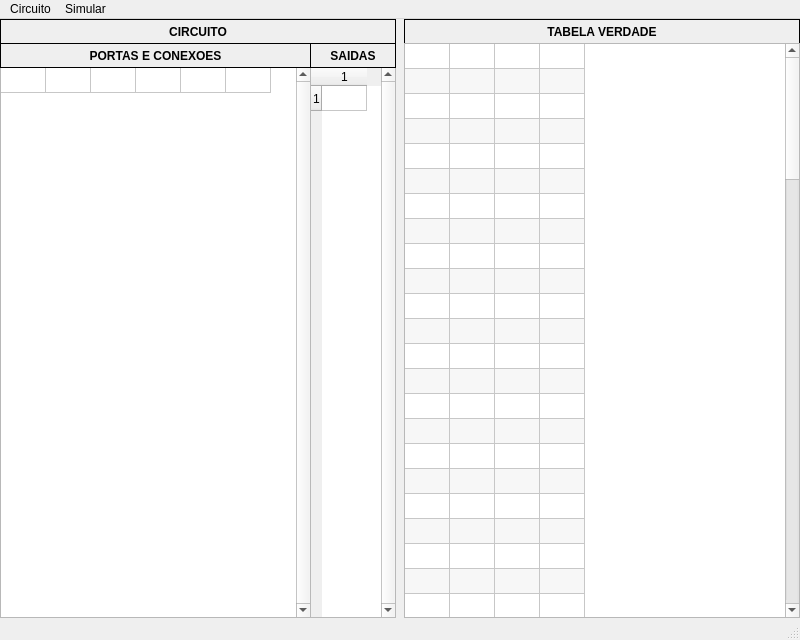
<?xml version="1.0" encoding="UTF-8"?>
<ui version="4.0">
 <class>MainCircuito</class>
 <widget class="QMainWindow" name="MainCircuito">
  <property name="geometry">
   <rect>
    <x>0</x>
    <y>0</y>
    <width>800</width>
    <height>640</height>
   </rect>
  </property>
  <property name="windowTitle">
   <string>Simulador de Circuitos Digitais</string>
  </property>
  <widget class="QWidget" name="centralWidget">
   <widget class="QTableWidget" name="tablePortas">
    <property name="geometry">
     <rect>
      <x>0</x>
      <y>48</y>
      <width>311</width>
      <height>551</height>
     </rect>
    </property>
    <property name="verticalScrollBarPolicy">
     <enum>Qt::ScrollBarAlwaysOn</enum>
    </property>
    <property name="horizontalScrollBarPolicy">
     <enum>Qt::ScrollBarAlwaysOff</enum>
    </property>
    <property name="editTriggers">
     <set>QAbstractItemView::NoEditTriggers</set>
    </property>
    <property name="tabKeyNavigation">
     <bool>false</bool>
    </property>
    <property name="alternatingRowColors">
     <bool>true</bool>
    </property>
    <property name="selectionMode">
     <enum>QAbstractItemView::SingleSelection</enum>
    </property>
    <property name="selectionBehavior">
     <enum>QAbstractItemView::SelectRows</enum>
    </property>
    <property name="rowCount">
     <number>1</number>
    </property>
    <property name="columnCount">
     <number>6</number>
    </property>
    <attribute name="horizontalHeaderVisible">
     <bool>false</bool>
    </attribute>
    <attribute name="horizontalHeaderMinimumSectionSize">
     <number>25</number>
    </attribute>
    <attribute name="horizontalHeaderDefaultSectionSize">
     <number>45</number>
    </attribute>
    <attribute name="horizontalHeaderHighlightSections">
     <bool>false</bool>
    </attribute>
    <attribute name="verticalHeaderVisible">
     <bool>false</bool>
    </attribute>
    <attribute name="verticalHeaderMinimumSectionSize">
     <number>20</number>
    </attribute>
    <attribute name="verticalHeaderDefaultSectionSize">
     <number>25</number>
    </attribute>
    <row/>
    <column/>
    <column/>
    <column/>
    <column/>
    <column/>
    <column/>
   </widget>
   <widget class="QLabel" name="labelPortas">
    <property name="geometry">
     <rect>
      <x>0</x>
      <y>24</y>
      <width>311</width>
      <height>25</height>
     </rect>
    </property>
    <property name="font">
     <font>
      <bold>true</bold>
     </font>
    </property>
    <property name="frameShape">
     <enum>QFrame::Box</enum>
    </property>
    <property name="text">
     <string>PORTAS E CONEXOES</string>
    </property>
    <property name="alignment">
     <set>Qt::AlignCenter</set>
    </property>
   </widget>
   <widget class="QTableWidget" name="tableSaidas">
    <property name="geometry">
     <rect>
      <x>310</x>
      <y>48</y>
      <width>86</width>
      <height>551</height>
     </rect>
    </property>
    <property name="verticalScrollBarPolicy">
     <enum>Qt::ScrollBarAlwaysOn</enum>
    </property>
    <property name="horizontalScrollBarPolicy">
     <enum>Qt::ScrollBarAlwaysOff</enum>
    </property>
    <property name="editTriggers">
     <set>QAbstractItemView::NoEditTriggers</set>
    </property>
    <property name="tabKeyNavigation">
     <bool>false</bool>
    </property>
    <property name="alternatingRowColors">
     <bool>true</bool>
    </property>
    <property name="selectionMode">
     <enum>QAbstractItemView::SingleSelection</enum>
    </property>
    <property name="selectionBehavior">
     <enum>QAbstractItemView::SelectRows</enum>
    </property>
    <property name="rowCount">
     <number>1</number>
    </property>
    <property name="columnCount">
     <number>1</number>
    </property>
    <attribute name="horizontalHeaderMinimumSectionSize">
     <number>25</number>
    </attribute>
    <attribute name="horizontalHeaderDefaultSectionSize">
     <number>45</number>
    </attribute>
    <attribute name="horizontalHeaderHighlightSections">
     <bool>false</bool>
    </attribute>
    <attribute name="verticalHeaderMinimumSectionSize">
     <number>20</number>
    </attribute>
    <attribute name="verticalHeaderDefaultSectionSize">
     <number>25</number>
    </attribute>
    <row/>
    <column/>
   </widget>
   <widget class="QLabel" name="labelSaidas">
    <property name="geometry">
     <rect>
      <x>310</x>
      <y>24</y>
      <width>86</width>
      <height>25</height>
     </rect>
    </property>
    <property name="font">
     <font>
      <bold>true</bold>
     </font>
    </property>
    <property name="frameShape">
     <enum>QFrame::Box</enum>
    </property>
    <property name="text">
     <string>SAIDAS</string>
    </property>
    <property name="alignment">
     <set>Qt::AlignCenter</set>
    </property>
   </widget>
   <widget class="QLabel" name="labelCircuito">
    <property name="geometry">
     <rect>
      <x>0</x>
      <y>0</y>
      <width>396</width>
      <height>25</height>
     </rect>
    </property>
    <property name="font">
     <font>
      <bold>true</bold>
     </font>
    </property>
    <property name="frameShape">
     <enum>QFrame::Box</enum>
    </property>
    <property name="text">
     <string>CIRCUITO</string>
    </property>
    <property name="alignment">
     <set>Qt::AlignCenter</set>
    </property>
   </widget>
   <widget class="QLabel" name="labelCircuito_2">
    <property name="geometry">
     <rect>
      <x>404</x>
      <y>0</y>
      <width>396</width>
      <height>25</height>
     </rect>
    </property>
    <property name="font">
     <font>
      <bold>true</bold>
     </font>
    </property>
    <property name="frameShape">
     <enum>QFrame::Box</enum>
    </property>
    <property name="text">
     <string>TABELA VERDADE</string>
    </property>
    <property name="alignment">
     <set>Qt::AlignCenter</set>
    </property>
   </widget>
   <widget class="QTableWidget" name="tableTabelaVerdade">
    <property name="geometry">
     <rect>
      <x>404</x>
      <y>24</y>
      <width>396</width>
      <height>575</height>
     </rect>
    </property>
    <property name="verticalScrollBarPolicy">
     <enum>Qt::ScrollBarAlwaysOn</enum>
    </property>
    <property name="horizontalScrollBarPolicy">
     <enum>Qt::ScrollBarAsNeeded</enum>
    </property>
    <property name="editTriggers">
     <set>QAbstractItemView::NoEditTriggers</set>
    </property>
    <property name="tabKeyNavigation">
     <bool>false</bool>
    </property>
    <property name="alternatingRowColors">
     <bool>true</bool>
    </property>
    <property name="selectionMode">
     <enum>QAbstractItemView::NoSelection</enum>
    </property>
    <property name="selectionBehavior">
     <enum>QAbstractItemView::SelectItems</enum>
    </property>
    <property name="rowCount">
     <number>99</number>
    </property>
    <property name="columnCount">
     <number>4</number>
    </property>
    <attribute name="horizontalHeaderVisible">
     <bool>false</bool>
    </attribute>
    <attribute name="horizontalHeaderMinimumSectionSize">
     <number>25</number>
    </attribute>
    <attribute name="horizontalHeaderDefaultSectionSize">
     <number>45</number>
    </attribute>
    <attribute name="horizontalHeaderHighlightSections">
     <bool>false</bool>
    </attribute>
    <attribute name="verticalHeaderVisible">
     <bool>false</bool>
    </attribute>
    <attribute name="verticalHeaderDefaultSectionSize">
     <number>25</number>
    </attribute>
    <attribute name="verticalHeaderHighlightSections">
     <bool>false</bool>
    </attribute>
    <row/>
    <row/>
    <row/>
    <row/>
    <row/>
    <row/>
    <row/>
    <row/>
    <row/>
    <row/>
    <row/>
    <row/>
    <row/>
    <row/>
    <row/>
    <row/>
    <row/>
    <row/>
    <row/>
    <row/>
    <row/>
    <row/>
    <row/>
    <row/>
    <row/>
    <row/>
    <row/>
    <row/>
    <row/>
    <row/>
    <row/>
    <row/>
    <row/>
    <row/>
    <row/>
    <row/>
    <row/>
    <row/>
    <row/>
    <row/>
    <row/>
    <row/>
    <row/>
    <row/>
    <row/>
    <row/>
    <row/>
    <row/>
    <row/>
    <row/>
    <row/>
    <row/>
    <row/>
    <row/>
    <row/>
    <row/>
    <row/>
    <row/>
    <row/>
    <row/>
    <row/>
    <row/>
    <row/>
    <row/>
    <row/>
    <row/>
    <row/>
    <row/>
    <row/>
    <row/>
    <row/>
    <row/>
    <row/>
    <row/>
    <row/>
    <row/>
    <row/>
    <row/>
    <row/>
    <row/>
    <row/>
    <row/>
    <row/>
    <row/>
    <row/>
    <row/>
    <row/>
    <row/>
    <row/>
    <row/>
    <row/>
    <row/>
    <row/>
    <row/>
    <row/>
    <row/>
    <row/>
    <row/>
    <row/>
    <column/>
    <column/>
    <column/>
    <column/>
   </widget>
  </widget>
  <widget class="QMenuBar" name="menuBar">
   <property name="geometry">
    <rect>
     <x>0</x>
     <y>0</y>
     <width>800</width>
     <height>22</height>
    </rect>
   </property>
   <widget class="QMenu" name="menuCircuito">
    <property name="title">
     <string>Circuito</string>
    </property>
    <addaction name="actionNovo"/>
    <addaction name="actionLer"/>
    <addaction name="actionSalvar"/>
    <addaction name="separator"/>
    <addaction name="actionSair"/>
   </widget>
   <widget class="QMenu" name="menuSimular">
    <property name="title">
     <string>Simular</string>
    </property>
    <addaction name="actionGerar_tabela"/>
   </widget>
   <addaction name="menuCircuito"/>
   <addaction name="menuSimular"/>
  </widget>
  <widget class="QStatusBar" name="statusBar"/>
  <action name="actionNovo">
   <property name="text">
    <string>Novo...</string>
   </property>
  </action>
  <action name="actionLer">
   <property name="text">
    <string>Ler...</string>
   </property>
  </action>
  <action name="actionSalvar">
   <property name="text">
    <string>Salvar...</string>
   </property>
  </action>
  <action name="actionSair">
   <property name="text">
    <string>Sair</string>
   </property>
  </action>
  <action name="actionGerar_tabela">
   <property name="text">
    <string>Gerar tabela</string>
   </property>
  </action>
 </widget>
 <layoutdefault spacing="6" margin="11"/>
 <resources/>
 <connections/>
</ui>
